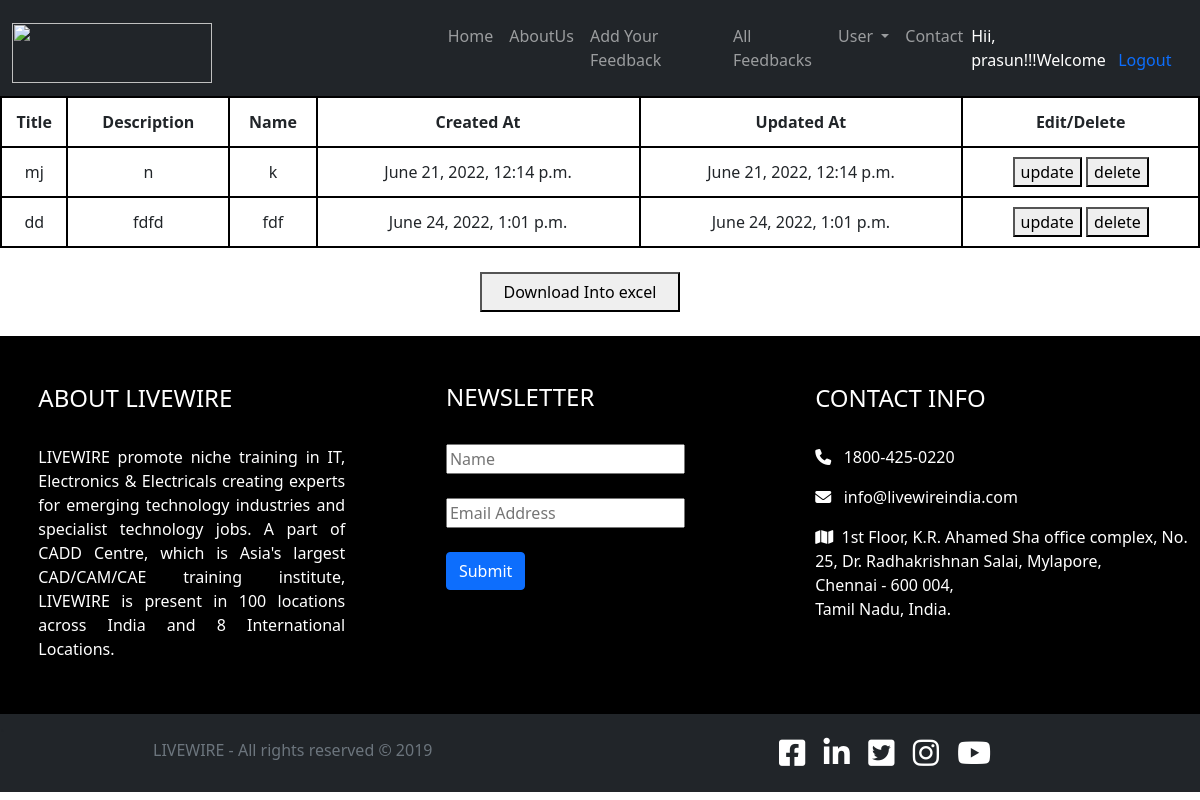
Screenshot of /todos/ (signed in) with the database file from the repository.
### todo/models.py (models this page shows)
class Todo(models.Model):
    title=models.CharField(max_length=255)
    description=models.TextField()
    name=models.CharField(max_length=200)
    created_at=models.DateTimeField(auto_now_add=True)
    updated_at=models.DateTimeField(auto_now=True)

### todo/views.py (the view)
# urls.py: url(r'^todos/$',todolist,name='todolist'),
@login_required
def todolist(request):
    allfeedback=Todo.objects.all() #Fetching the data from database db.sqlite(file)
    return render(request,'todolist.html',{'todos':allfeedback})

### templates/todolist.html (shortened to what this page needs)
{% extends 'base.html'%}
{%block content%}
<table id="table">
    <thead>
        <tr>
            <th>Title</th>
            <th>Description</th>
            <th>Name</th>
            <th>Created At</th>
            <th>Updated At</th>
            <th>Edit/Delete</th>
        </tr>
    </thead>
    <tbody>
        {% for todo in todos%}
        <tr>
            <td>{{todo.title}}</td>
            <td>{{todo.description}}</td>
            <td>{{todo.name}}</td>
            <td>{{todo.created_at}}</td>
            <td>{{todo.updated_at}}</td>
            <td>
                <a href="{%url 'todo:todoedit' todo.id%}"><button>update</button></a>
                <a href="{%url 'todo:tododelete' todo.id%}"><button>delete</button></a>
            </td>
        </tr>
        {%endfor%}
    </tbody>
</table>
<br>
<button style="width:200px;height:40px;position:relative;left:40%;right:0;top:0;bottom:0;margin:auto;"><a id="downdlink" onclick="exportF(this)">Download Into excel</a></button>
<br><br>
{%endblock%}

### templates/base.html (shortened to what this page needs)
<!DOCTYPE html>
<html lang="en">
<head>
    <link href="https://cdn.jsdelivr.net/npm/bootstrap@5.1.3/dist/css/bootstrap.min.css" rel="stylesheet"
>
    <link rel="stylesheet" href="https://cdnjs.cloudflare.com/ajax/libs/font-awesome/6.1.1/css/all.min.css"
 />
</head>
<body>
    {% include 'navbar.html' %}
    {%block content%}
    {%endblock%}
    {% include 'footer.html' %}
</body>
</html>

### templates/navbar.html (shortened to what this page needs)
<!DOCTYPE html>
<html lang="en">
<head>
</head>
<body>
  <nav class="navbar navbar-expand-lg navbar-dark bg-dark">
    <div class="container-fluid">
      <a class="navbar-brand" href="http://127.0.0.1:8000/"><img class="logo"
          src="https://www.livewireindia.com/livehack/images/livewirelogo.png" alt=""></a>
      <div class="collapse navbar-collapse marginn" id="navbarSupportedContent">
        <ul class="navbar-nav me-auto mb-2 mb-lg-0">
          <li class="nav-item">
            <a class="nav-link" aria-current="page" href="http://127.0.0.1:8000/">Home</a>
          </li>
          <li class="nav-item">
            <a class="nav-link" href="http://127.0.0.1:8000/todos/about">AboutUs</a>
          </li>
          <li class="nav-item">
            <a class="nav-link" href="http://127.0.0.1:8000/todos/add">Add Your Feedback</a>
          </li>
          <li class="nav-item">
            <a class="nav-link" href="http://127.0.0.1:8000/todos/">All Feedbacks</a>
          </li>
          <li class="nav-item dropdown">
            <a class="nav-link dropdown-toggle" href="#" id="navbarDropdown" role="button" data-bs-toggle="dropdown"
              aria-expanded="false">
              User
            </a>
          </li>
          <li class="nav-item">
            <a class="nav-link " href="http://127.0.0.1:8000/todos/contact">Contact</a>
          </li>
        </ul>
      </div>
      <div>
        {%if user.is_authenticated%}
        <p style="color: white;margin-top:7%">Hii, {{user.username}}!!!Welcome<a style="text-decoration:none ;" href="{% url 'logout'%}">&nbsp;&nbsp;&nbsp;Logout</a></p>
        {%endif%}
      </div>
    </div>
  </nav>
</body>
</html>

### templates/footer.html (shortened to what this page needs)
<!DOCTYPE html>
<html lang="en">
<head>
    <link rel="stylesheet" href="https://cdnjs.cloudflare.com/ajax/libs/font-awesome/4.7.0/css/font-awesome.min.css">
</head>
<body>
    <div class="row" style="background-color: black;color: white;">
        <div class="column">
            <h4 style="margin-left: 10%; margin-top: 3%;">ABOUT LIVEWIRE</h4><br>
            <p align="left" style="text-align: justify;width:80%;margin-left:10%;">LIVEWIRE promote niche training in
                IT, Electronics & Electricals creating experts for emerging technology industries and specialist
                technology jobs. A part of CADD Centre, which is Asia's largest CAD/CAM/CAE training institute, LIVEWIRE
                is present in 100 locations across India and 8 International Locations.</p>
        </div>
        <div class="column">
            <form style="margin-left: 10%;">
                <h4 style="margin-top: 3%;">NEWSLETTER</h4><br>
                <input type="text" placeholder="Name"><br><br>
                <input type="text" placeholder="Email Address"><br><br>
                <button class="btn btn-primary">Submit</button>
            </form>
        </div>
        <div class="column">
            <h4 style="margin-top: 3%;">CONTACT INFO</h4><br>
            <p><i class="fa-solid fa-phone"></i>&nbsp;&nbsp; 1800-425-0220</p>
            <p><i class="fa-solid fa-envelope"></i>&nbsp;&nbsp; info@livewireindia.com</p>
            <span><i class="fa-solid fa-map"></i>&nbsp;&nbsp;</span><span style="width: 50%; ">1st Floor, K.R. Ahamed
                Sha office complex, No. 25, Dr. Radhakrishnan Salai, Mylapore,
                <br> Chennai - 600 004,<br>
                Tamil Nadu, India.</span>
        </div>
    </div>
    <footer class="footer bg-dark">.
        <div class="row">
            <div class="col-xs-6 col-md-3 container" style="padding-bottom: 30px;">
                <span class="text-muted" style="font: white;">LIVEWIRE - All rights reserved &copy; 2019</span>
            </div>
            <div class="col-xs-6 col-md-3 container">
                <span><a href="" style="text-decoration: none; color: white;"><i class="fa-brands fa-facebook-square"
                            style="margin-left: 5%; font-size: 30px; "></i></a></span>
                <span><a href="" style="text-decoration: none; color: white;"><i class="fa-brands fa-linkedin"
                            style="margin-left: 5%; font-size: 30px; "></i></a></span>
                <span><a href="" style="text-decoration: none; color: white;"><i class="fa-brands fa-twitter-square"
                            style="margin-left: 5%; font-size: 30px; "></i></a></span>
                <span><a href="" style="text-decoration: none; color: white;"><i class="fa-brands fa-instagram"
                            style="margin-left: 5%; font-size: 30px; "></i></a></span>
                <span><a href="" style="text-decoration: none; color: white;"><i class="fa-brands fa-youtube"
                            style="margin-left: 5%; font-size: 30px; "></i></a></span>
            </div>
        </div>
    </footer>
</body>
</html>

### templates/navbar.html (style rules this page uses)
.marginn { margin-left: 18%; }
.logo { width: 200px; height: 60px; margin-top: 10px; }

### templates/todolist.html (style rules this page uses)
table,th,td,tr { border: 2px solid black; text-align: center; }
table { width: 100%; }
td,th { height: 50px; }

### templates/footer.html (style rules this page uses)
.row:after { content: ""; display: table; clear: both; }
.column { float: left; width: 33.3%; margin-bottom: 3%; margin-top: 3%; }

### rows the page displays
Todo: title "mj", description "n", name "k", created_at "June 21, 2022, 12:14 p.m.", updated_at "June 21, 2022, 12:14 p.m."
Todo: title "dd", description "fdfd", name "fdf", created_at "June 24, 2022, 1:01 p.m.", updated_at "June 24, 2022, 1:01 p.m."

### other values shown
{{ user.username }} "prasun"
